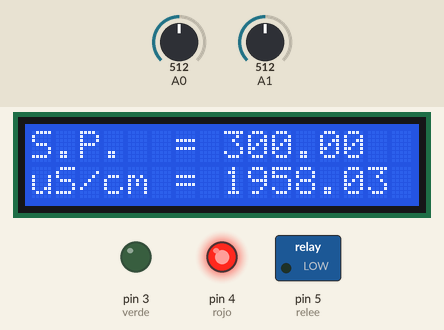
Recording of a sketch running on a simulated Arduino Uno, built with avr-gcc and run on an emulated ATmega328P. Shown: 16×2 character LCD, switched loads named in the sketch (green lamp = pin HIGH), output pins drawn as LEDs (lit = HIGH). Inputs (shaded band) come from the test bench; at power-on: A0 = 512, A1 = 512. What the sketch prints to the serial monitor is not drawn.

Above: at 2.3 s.
2.4 s: A0 set to 84
At 3.7 s:
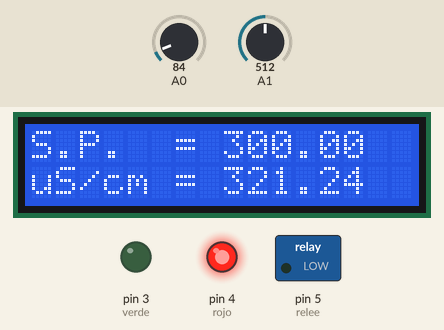
4.5 s: A0 set to 71
At 6.1 s:
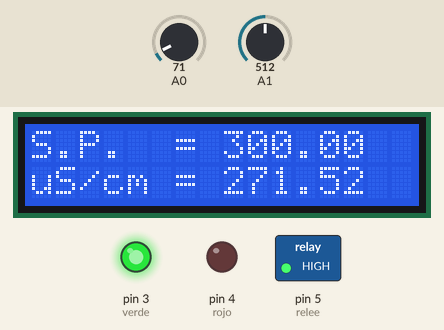
6.4 s: A0 set to 0
At 7.6 s:
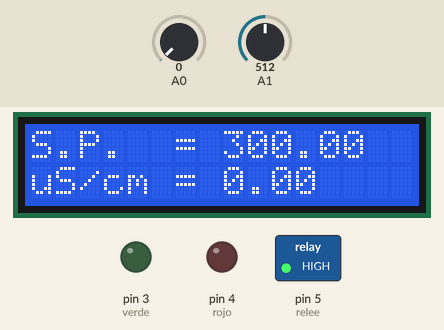
8.3 s: A1 set to 716
At 9.8 s:
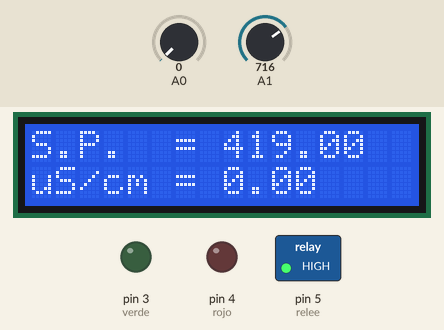
10.1 s: A1 set to 900
At 11.3 s:
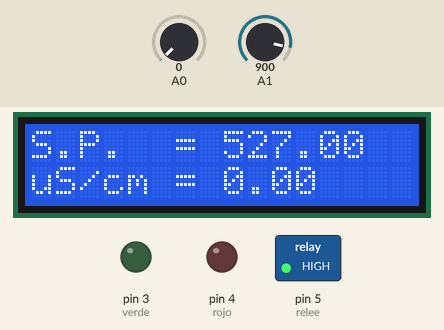
12.0 s: A1 set to 1023
At 13.7 s:
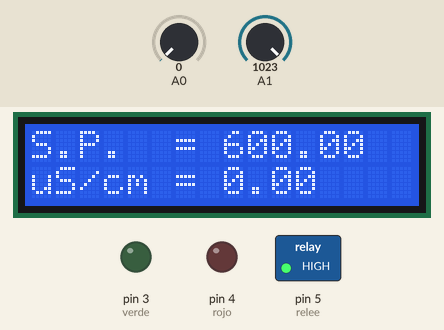
Timing chart, 0 to 14.9 s (numbered marks = the images above; inputs shaded):
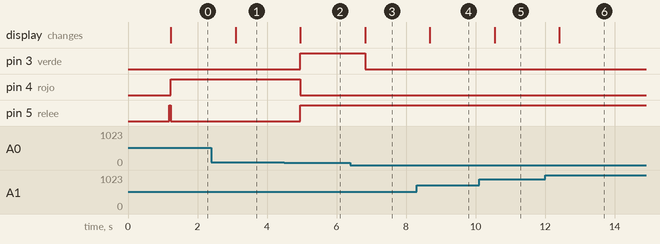

The sketch:

TDS_agua.ino
```cpp
#include <Wire.h>
#include <LiquidCrystal_I2C.h>

int LA;
float V;
float ppm;
float uS;
float f  = 1.078; //factor de calibracion
float Vr = 4.85;  //Voltaje de referencia
float ACP; //en uS
int RF; //Referencia de aceptacion analogico1

#define rojo 4    //led de acetacion
#define verde 3   //led de rechazo
#define relee 5   //Salida digital para electrovalvulas

LiquidCrystal_I2C lcd(0x27,16,2);

void setup() {
  lcd.init();
  Serial.begin(9600);
  lcd.backlight();
  pinMode(rojo, OUTPUT);
  pinMode(verde, OUTPUT);
  pinMode(relee, OUTPUT);
  lcd.print("Inicializando...");
  lcd.setCursor(0,1);
  lcd.print("Conductividad");
  delay(1100);
  digitalWrite(relee, HIGH);
}

void loop() {
  RF = analogRead(A1);
  ACP = map(RF, 0, 1023, 0, 600);
  Serial.print("RF = ");
  Serial.println(ACP);
  LA = analogRead(A0);
  V = (LA / 1023.0) * Vr;
  ppm = (V * 1000) / 2.3;
  ppm = ppm / f;
  uS = ppm * 2;
  //Factor de caliobracion pendiente en regresion linial
  Serial.print("V= ");
  Serial.println(V);
  Serial.print("uS/cm= ");
  Serial.println(uS);
  lcd.clear();
  lcd.setCursor(0,0);
  lcd.print("S.P.  =");
  lcd.setCursor(8, 0);
  lcd.print(ACP);
  lcd.setCursor(0,1);
  lcd.print("uS/cm =");
  lcd.setCursor(8, 1);
  lcd.print(uS);
  if (uS <= ACP){
    if (uS <= 0.5){
      digitalWrite(verde, LOW);
      digitalWrite(rojo, LOW);
      Serial.println("Vacio");
      digitalWrite(relee, HIGH);
    } else {
      digitalWrite(verde, HIGH);
      digitalWrite(rojo, LOW);
      Serial.println("Aceptable");
      digitalWrite(relee, HIGH);
    }
  } else {
    digitalWrite(verde, LOW);
    digitalWrite(rojo, HIGH);
    Serial.println("Rechazar");
    digitalWrite(relee, LOW);
  }
  delay(900);
}
```

Measured:
- the behaviour switches between 79 and 78 on A0 (found by bisection; images 1 and 2)
- after the input at 2.4 s, the display: changes after 0.69 s (image 1)
- after the input at 4.5 s, pin 3 (verde), pin 5 (relee): LOW → HIGH after 0.46 s; pin 4 (rojo): HIGH → LOW after 0.46 s; the display: changes after 0.46 s (image 2)
- after the input at 6.4 s, pin 3 (verde): HIGH → LOW after 0.42 s; the display: changes after 0.42 s (image 3)
- after the input at 8.3 s, the display: changes after 0.38 s (image 4)
- after the input at 10.1 s, the display: changes after 0.45 s (image 5)
- after the input at 12.0 s, the display: changes after 0.41 s (image 6)
